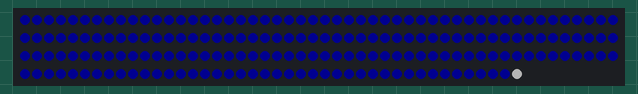
Simulated run of this sketch. Board: Arduino Uno, built with avr-gcc and run on an emulated ATmega328P. Parts: 192 RGB LEDs in strip order, left to right, continuing on the next row. Dim RGB values are drawn brighter than linear; random numbers use the default seed unless the sketch sets one; what the sketch prints to the serial monitor is not drawn.

Above: at 1.1 s.

Measured:
- what the display in image 0 shows lasts 24.6 s, from 1.1 s to 25.7 s

The sketch:

Lightning.ino
```cpp
#include <Adafruit_NeoPixel.h>
#include "colors.h"

//#define LED_COUNT_S 192
//#define LED_PIN_S     5
#define BRIGHTNESS 255

#define LED_COUNT_S 192
#define LED_COUNT_E 147
#define LED_COUNT_N 147
#define LED_COUNT_W 188

#define LED_PIN_S     5
#define LED_PIN_E     6
#define LED_PIN_N     9
#define LED_PIN_W     10

Adafruit_NeoPixel strip_S(LED_COUNT_S, LED_PIN_S, NEO_GRBW + NEO_KHZ800);

colors c;

char output[128];

void setup() {
  Serial.begin(9600);
  // put your setup code here, to run once:
  strip_S.setBrightness(BRIGHTNESS);

  strip_S.begin();

 // randomSeed(analogRead(0));
    for (int pixel = 0; pixel < strip_S.numPixels() - 1; pixel++) {
      strip_S.setPixelColor(pixel, c.Red);
    }
    strip_S.show();

}

void loop()
{
  int flashCount = random (3, 15);        // Min. and max. number of flashes each loop
  int flashBrightnessMin =  1;           // LED flash min. brightness (0-255)
  int flashBrightnessMax =  6;          // LED flash max. brightness (0-255)

  int flashDurationMin = 1;               // Min. duration of each seperate flash
  int flashDurationMax = 80;              // Max. duration of each seperate flash

  int nextFlashDelayMin = 1;              // Min, delay between each flash and the next
  int nextFlashDelayMax = 150;            // Max, delay between each flash and the next

  int thunderDelay = random (500, 3000);  // Min. and max. delay between flashing and playing sound
  int thunderFile = random (1, 17);       // There are 17 soundfiles: 0001.mp3 ... 0017.mp3
  int loopDelay = random (5000, 30000);   // Min. and max. delay between each loop
  int flashSize = random (5, 100);
  int flashLocation = random(50, 150);
  Serial.println();
  Serial.print(F("Flashing, count: "));
  Serial.println( flashCount );


  for (int flash = 0 ; flash <= flashCount; flash += 1) { // Flashing LED strip in a loop, random count
    int bright = random (flashBrightnessMin, flashBrightnessMax);
   // strip_S.setBrightness(bright);

    flashSize = flashSize + random(-10,10);
    sprintf(output, "flashLocation: %d, flashSize: %d, bright: %d", flashLocation, flashSize, bright);
    Serial.println(output);
    for (int pixel = 0; pixel < strip_S.numPixels() - 1; pixel++) {
      strip_S.setPixelColor(pixel, c.LateNight);
    }
    for (int pixel = flashLocation; pixel < flashSize+flashLocation; pixel++) {
      strip_S.setPixelColor(pixel, 255/bright,255/bright,255/bright,0);
    }
    strip_S.show();


   // analogWrite(ledPin, random (flashBrightnessMin, flashBrightnessMax)); // Turn LED strip on, random brightness
    delay(random(flashDurationMin, flashDurationMax)); // Keep it tured on, random duration
    for (int pixel = 0; pixel < strip_S.numPixels() - 1; pixel++) {
      strip_S.setPixelColor(pixel, c.LateNight);
    }
     strip_S.show();
   // SetAllStrips(LateNight);
    //analogWrite(ledPin, 0); // Turn the LED strip off
    delay(random(nextFlashDelayMin, nextFlashDelayMax)); // Random delay before next flash
  }


Serial.print(F("Pausing before playing thunder sound, milliseconds: "));
Serial.println(thunderDelay);
delay(thunderDelay);

Serial.print(F("Playing thunder sound, file number: "));
Serial.println(thunderFile);
// myDFPlayer.playMp3Folder(thunderFile);
// delay(1000); // Give the DFPlayer some time

// while (digitalRead(busyPin) == LOW) { // Wait for the DFPlayer to finish playing the MP3 file
// }

Serial.print(F("Pausing before next loop, milliseconds: "));
Serial.println(loopDelay);
delay(loopDelay);

}
```

colors.h
```cpp
#include <Adafruit_NeoPixel.h>

class colors
{
  public:
    //const uint32_t color = Adafruit_NeoPixel::Color(R, G, B, W); //330
    const uint32_t Pink = Adafruit_NeoPixel::Color(255, 128, 0, 0); //330

    const uint32_t Green = Adafruit_NeoPixel::Color(0, 255, 0, 0); //120,100,100
    const uint32_t Magenta = Adafruit_NeoPixel::Color(255, 0, 255, 0); //300,100,100
    const uint32_t Violet = Adafruit_NeoPixel::Color(128, 0, 255, 0); //270,100,100
    const uint32_t BrightWhite = Adafruit_NeoPixel::Color(255, 255, 255, 0); // 0,0,100
    const uint32_t Chartreuse = Adafruit_NeoPixel::Color(128, 255, 0, 0); //90
    const uint32_t LightBlue = Adafruit_NeoPixel::Color(0, 128, 255, 0); //210
    const uint32_t Cyan = Adafruit_NeoPixel::Color(0, 255, 255, 0);//180
    const uint32_t SpringGreen = Adafruit_NeoPixel::Color(0, 255, 32, 0);//128
    const uint32_t DarkPink = Adafruit_NeoPixel::Color(255, 0, 64, 0);

    const uint32_t LateNight = Adafruit_NeoPixel::Color(0, 0, 16, 0);//120,100,6.3
    const uint32_t Blue = Adafruit_NeoPixel::Color(0, 0, 255, 0); //240
    const uint32_t PreDawnViolet = Adafruit_NeoPixel::Color(64, 0, 128, 0); //270,100,50.2
    const uint32_t Red = Adafruit_NeoPixel::Color(255, 0, 0, 0); //0,100,100
    const uint32_t RedOrange = Adafruit_NeoPixel::Color(255, 16, 0, 0); //4
    const uint32_t Orange = Adafruit_NeoPixel::Color(255, 32, 0, 0); //8
    const uint32_t LightOrange = Adafruit_NeoPixel::Color(255, 64, 0, 0); //15
    const uint32_t Yellow = Adafruit_NeoPixel::Color(255, 128, 0, 0); //30
    const uint32_t Daylight = Adafruit_NeoPixel::Color(255, 128, 0, 255);
    const uint32_t WarmWhite = Adafruit_NeoPixel::Color(0, 0, 0, 255);
};
```
